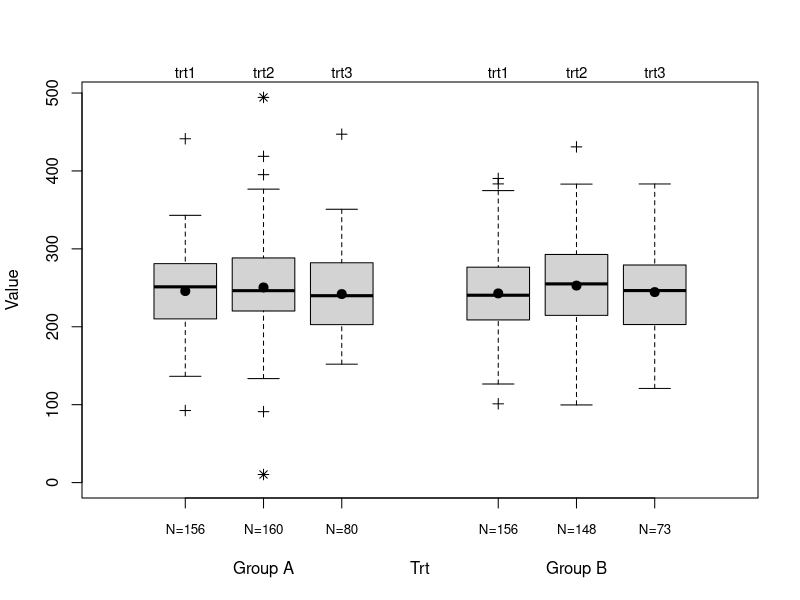

Write R code to recreate this figure.
mydf <- read.csv("./data/sample.csv", header=T)

# 각 Group, trt에 대한 평균, 중위수, Q1, Q3 계산
summary.tab <- aggregate(mydf["Value"], mydf[c("Group","Trt")], 
                         summary)
summary.tab <- cbind(summary.tab[,1:2], as.data.frame(summary.tab$Value))

IQR.tab <- aggregate(mydf["Value"], mydf[c("Group","Trt")], 
                     IQR)

summary.tab <- merge(summary.tab, IQR.tab, by=c("Group", "Trt"))
names(summary.tab) <- c("Group", "Trt", "Min", "Q1", "Median",
                        "Mean", "Q3", "Max", "IQR")

summary.tab$IQR15 <- summary.tab$IQR*1.5
summary.tab$IQR30 <- summary.tab$IQR*3.0

# Lower Inner Fence
summary.tab$Lower.IF <- with(summary.tab, Q1 - IQR15)
# Lower Outer Fence
summary.tab$Lower.OF <- with(summary.tab, Q1 - IQR30)
# Upper Inner Fence
summary.tab$Upper.IF <- with(summary.tab, Q3 + IQR15)
# Upper Outter Fence
summary.tab$Upper.OF <- with(summary.tab, Q3 + IQR30)

# Boxplot 그리기
n.obs <- aggregate(mydf["Value"], mydf[c("Trt","Group")], length)
xlabel <- paste("N=", n.obs$Value, sep = "")
at <- c(1:3, 5:7)
labels <- c("trt1","trt2","trt3")
boxplot(Value~Trt, data=mydf, subset=Group=="A", axes=F, outline=F, 
        xlim=c(0,8), at=c(1:3), ylim=c(0, max(mydf$Value)))
boxplot(Value~Trt, data=mydf, subset=Group=="B", axes=F, outline=F, 
        xlim=c(5,7), add=T, at=c(5:7))
axis(2)
axis(1, at=at, labels=xlabel,las=1, cex.axis=0.8 )
mtext(c("Group A","Group B"), side=1, line=3, at=c(2, 6))
mtext(labels, side=3,at=at, cex=0.9)
points(at, summary.tab$Mean, cex=1.2, pch=19)                                                                                                
box()

# Inner Fence와 Outter Fence의 이상값 그리기
nn <- 1 
for (i in c("A","B")) {
  for (j in c("trt1","trt2","trt3")){    
    sub.df <- subset(mydf, Group == i & Trt == j)
    Outer.Fence <- sub.df$Value > summary.tab$Upper.OF[nn] | 
      sub.df$Value < summary.tab$Lower.OF[nn]
    Inner.Fence <- (sub.df$Value <= summary.tab$Upper.OF[nn] &
                sub.df$Value > summary.tab$Upper.IF[nn]) |
      (sub.df$Value >= summary.tab$Lower.OF[nn] &
         sub.df$Value < summary.tab$Lower.IF[nn]) 
    indicator <- ifelse(Inner.Fence , TRUE, FALSE)
    if(sum(indicator) > 0){
      points(rep(at[nn], sum(indicator)), sub.df$Value[which(indicator)], 
             pch=3)      
    }
    indicator <- ifelse(Outer.Fence , TRUE, FALSE)
    if(sum(indicator) > 0){
      points(rep(at[nn], sum(indicator)), sub.df$Value[which(indicator)], 
             pch=8)      
    }
    
    nn <- nn + 1
  }
}


